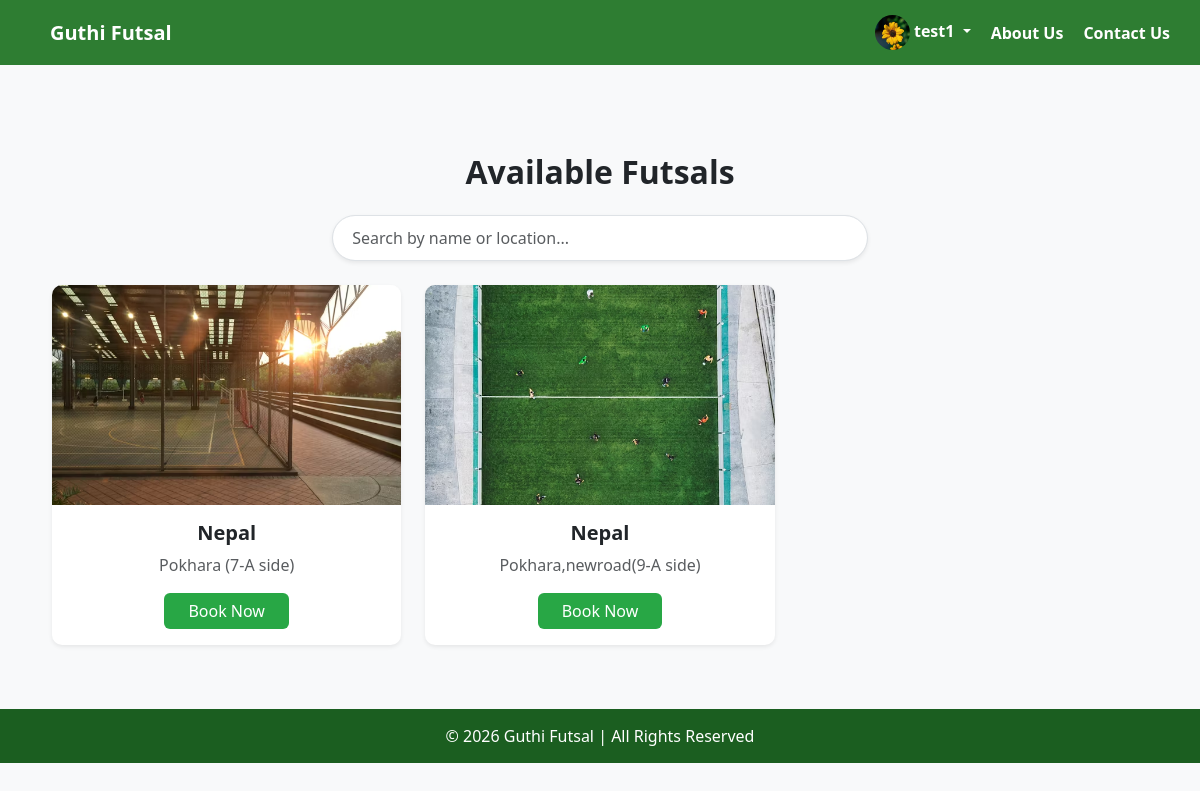
/futsals/ (signed in), run on the app's committed database.
### guthi/models.py (models this page shows, shortened)
class Profile(models.Model):
    user = models.OneToOneField(User, on_delete=models.CASCADE)
    photo = models.ImageField(upload_to='profile_photos/', default='profile_photos/default.png')
    full_name = models.CharField(max_length=200, blank=True)

class futsal(models.Model):
    name = models.CharField(max_length=100)
    location = models.CharField(max_length=200)
    description = models.TextField(blank=True)
    image = models.ImageField(upload_to='futsal_images/')
    created_at = models.DateTimeField(auto_now_add=True)
    price_per_hour = models.IntegerField(default=1000)
    peak_start = models.TimeField(null=True, blank=True)
    peak_end = models.TimeField(null=True, blank=True)
    peak_price = models.IntegerField(default=1500)
    weekend_price = models.IntegerField(default=1200)

### guthi/views.py (the view)
# urls.py: path('futsals/', views.futsal_list, name='futsal_list'),
def futsal_list(request):
    futsals = futsal.objects.all()
    return render(request, 'futsal_list.html', {'futsals': futsals})

### guthi/context_processors.py (called while the page is built)
def profile_processor(request):
    if request.user.is_authenticated:
        profile, created = Profile.objects.get_or_create(user=request.user)
        return {'profile': profile}
    return {}

### guthi/Templates/futsal_list.html (shortened to what this page needs)
{% extends 'base.html' %}
{% block content %}
<div class="container mt-5">
    <h2 class="text-center mb-4 fw-bold"> Available Futsals</h2>
    <div class="row mb-4">
        <div class="col-md-6 mx-auto">
            <input type="text" id="searchInput" class="form-control shadow-sm"
                   placeholder=" Search by name or location..."
                   onkeyup="searchFutsal()">
        </div>
    </div>
    <div class="row" id="futsalContainer">
        {% for f in futsals %}
        <div class="col-md-4 futsal-card">
            <div class="card mb-4 shadow-sm border-0 futsal-item">
                <img src="{{ f.image.url }}"
                     class="card-img-top"
                     style="height:220px; object-fit:cover; border-radius:10px 10px 0 0;">
                <div class="card-body text-center">
                    <h5 class="card-title fw-bold">{{ f.name }}</h5>
                    <p class="text-muted">{{ f.location }}</p>
                    <a href="{% url 'futsal_detail' f.id %}"
                       class="btn btn-success px-4">
                        Book Now
                    </a>
                </div>
            </div>
        </div>
        {% endfor %}
    </div>
</div>
{% endblock %}

### guthi/Templates/base.html (shortened to what this page needs)
<!DOCTYPE html>
<html lang="en">
<head>
    <link href="https://cdn.jsdelivr.net/npm/bootstrap@5.3.2/dist/css/bootstrap.min.css" rel="stylesheet">
</head>
<body>
    <nav>
    <div class="nav-left">
        <a href="{% url 'home' %}">Guthi Futsal</a>
    </div>
    <div class="nav-right">
        {% if request.user.is_authenticated %}
            <div class="dropdown">
                <a href="#" class="dropdown-toggle" data-bs-toggle="dropdown">
                    <img src="{{ profile.photo.url }}" alt="Profile" style="width:35px; height:35px; border-radius:50%; object-fit:cover;">
                    {{ request.user.username }}
                </a>
            </div>
            <a href="{% url 'aboutus' %}">About Us</a>
            <a href="{% url 'contactus' %}">Contact Us</a>
        {% else %}
            <a href="{% url 'login' %}">Login</a>
            <a href="{% url 'register' %}">Register</a>
            <a href="{% url 'aboutus' %}">About Us</a>
            <a href="{% url 'contactus' %}">Contact Us</a>
        {% endif %}
    </div>
</nav>
    <div class="content">
        {% block content %}
        {% endblock %}
    </div>
    <footer>
        © 2026 Guthi Futsal | All Rights Reserved
    </footer>
</body>
</html>

### guthi/Templates/base.html (style rules this page uses)
body { margin: 0; font-family: Arial, sans-serif; }
nav { background-color: #2e7d32; padding: 15px 30px; display: flex; justify-content: space-between; align-items: center; }
nav a { color: white; text-decoration: none; margin-left: 20px; font-weight: bold; }
.nav-left a { font-size: 20px; }
.nav-right { display: flex; align-items: center; }
.content { padding: 40px; min-height: 70vh; }
footer { background-color: #1b5e20; color: white; text-align: center; padding: 15px; }

### guthi/Templates/futsal_list.html (style rules this page uses)
body { background-color: #f8f9fa; }
.futsal-item { border-radius: 10px; transition: 0.3s; background-color: #ffffff; }
.btn-success { background-color: #28a745; border: none; }
#searchInput { border-radius: 25px; padding: 10px 15px; }

### data on the page
Profile: photo (picture)
futsal: image (picture), name "Nepal", location "Pokhara (7-A side)"
futsal: image (picture), name "Nepal", location "Pokhara,newroad(9-A side)"

### other printed values
{{ request.user.username }} "test1"
